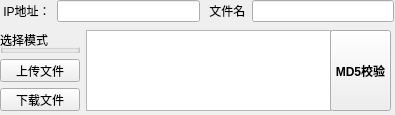
<?xml version="1.0" encoding="UTF-8"?>
<ui version="4.0">
 <class>Form</class>
 <widget class="QWidget" name="Form">
  <property name="geometry">
   <rect>
    <x>0</x>
    <y>0</y>
    <width>395</width>
    <height>115</height>
   </rect>
  </property>
  <property name="windowTitle">
   <string>Form</string>
  </property>
  <widget class="QWidget" name="layoutWidget">
   <property name="geometry">
    <rect>
     <x>0</x>
     <y>0</y>
     <width>394</width>
     <height>22</height>
    </rect>
   </property>
   <layout class="QHBoxLayout" name="horizontalLayout">
    <item>
     <widget class="QLabel" name="label">
      <property name="text">
       <string> IP地址：</string>
      </property>
     </widget>
    </item>
    <item>
     <widget class="QLineEdit" name="lineEdit"/>
    </item>
    <item>
     <widget class="QLabel" name="label_2">
      <property name="text">
       <string> 文件名</string>
      </property>
     </widget>
    </item>
    <item>
     <widget class="QLineEdit" name="lineEdit_2"/>
    </item>
   </layout>
  </widget>
  <widget class="QWidget" name="layoutWidget">
   <property name="geometry">
    <rect>
     <x>0</x>
     <y>30</y>
     <width>331</width>
     <height>81</height>
    </rect>
   </property>
   <layout class="QHBoxLayout" name="horizontalLayout_2">
    <item>
     <layout class="QVBoxLayout" name="verticalLayout">
      <item>
       <widget class="QGroupBox" name="groupBox">
        <property name="title">
         <string>选择模式</string>
        </property>
       </widget>
      </item>
      <item>
       <widget class="QPushButton" name="pushButton">
        <property name="text">
         <string>上传文件</string>
        </property>
       </widget>
      </item>
      <item>
       <widget class="QPushButton" name="pushButton_2">
        <property name="text">
         <string>下载文件</string>
        </property>
       </widget>
      </item>
     </layout>
    </item>
    <item>
     <widget class="QTextBrowser" name="textBrowser"/>
    </item>
   </layout>
  </widget>
  <widget class="QPushButton" name="pushButton_3">
   <property name="geometry">
    <rect>
     <x>330</x>
     <y>30</y>
     <width>61</width>
     <height>81</height>
    </rect>
   </property>
   <property name="font">
    <font>
     <pointsize>9</pointsize>
     <weight>75</weight>
     <italic>false</italic>
     <bold>true</bold>
    </font>
   </property>
   <property name="text">
    <string>MD5校验</string>
   </property>
  </widget>
 </widget>
 <resources/>
 <connections/>
</ui>
